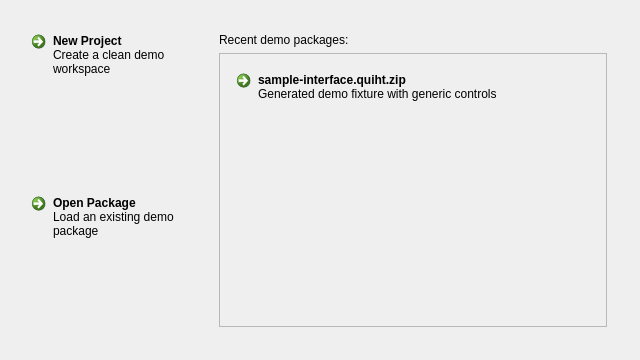
<?xml version="1.0" encoding="UTF-8"?>
<ui version="4.0">
 <class>DemoStart</class>
 <widget class="QWidget" name="DemoStart">
  <property name="geometry">
   <rect><x>0</x><y>0</y><width>640</width><height>360</height></rect>
  </property>
  <property name="windowTitle"><string>Project Starter</string></property>
  <property name="statusTip"><string>@demo.start.title</string></property>
  <layout class="QHBoxLayout" name="mainLayout">
   <property name="leftMargin"><number>24</number></property>
   <property name="topMargin"><number>24</number></property>
   <property name="rightMargin"><number>24</number></property>
   <property name="bottomMargin"><number>24</number></property>
   <property name="spacing"><number>18</number></property>
   <item>
    <layout class="QVBoxLayout" name="actionsLayout">
     <item>
      <widget class="QCommandLinkButton" name="newButton">
       <property name="text"><string>New Project</string></property>
       <property name="description"><string>Create a clean demo workspace</string></property>
       <property name="statusTip"><string>@demo.start.newButton</string></property>
       <property name="icon"><iconset resource="demo.qrc"><normaloff>:/demo/resources/new.png</normaloff>:/demo/resources/new.png</iconset></property>
       <property name="iconSize"><size><width>40</width><height>40</height></size></property>
      </widget>
     </item>
     <item>
      <widget class="QCommandLinkButton" name="openButton">
       <property name="text"><string>Open Package</string></property>
       <property name="description"><string>Load an existing demo package</string></property>
       <property name="statusTip"><string>@demo.start.openButton</string></property>
       <property name="icon"><iconset resource="demo.qrc"><normaloff>:/demo/resources/open.png</normaloff>:/demo/resources/open.png</iconset></property>
       <property name="iconSize"><size><width>40</width><height>40</height></size></property>
      </widget>
     </item>
     <item><spacer name="actionsSpacer"><property name="orientation"><enum>Qt::Vertical</enum></property></spacer></item>
    </layout>
   </item>
   <item>
    <widget class="QWidget" name="recentPane" native="true">
     <layout class="QVBoxLayout" name="recentLayout">
      <item>
       <widget class="QLabel" name="recentLabel">
        <property name="text"><string>Recent demo packages:</string></property>
        <property name="statusTip"><string>@demo.start.recentLabel</string></property>
       </widget>
      </item>
      <item>
       <widget class="QScrollArea" name="recentScroll">
        <property name="widgetResizable"><bool>true</bool></property>
        <widget class="QWidget" name="recentList">
         <layout class="QVBoxLayout" name="recentListLayout">
          <item>
           <widget class="QCommandLinkButton" name="recentSample">
            <property name="text"><string>sample-interface.quiht.zip</string></property>
            <property name="description"><string>Generated demo fixture with generic controls</string></property>
            <property name="statusTip"><string>@demo.start.recentSample</string></property>
           </widget>
          </item>
         </layout>
        </widget>
       </widget>
      </item>
     </layout>
    </widget>
   </item>
  </layout>
 </widget>
 <resources><include location="demo.qrc"/></resources>
 <connections/>
</ui>
